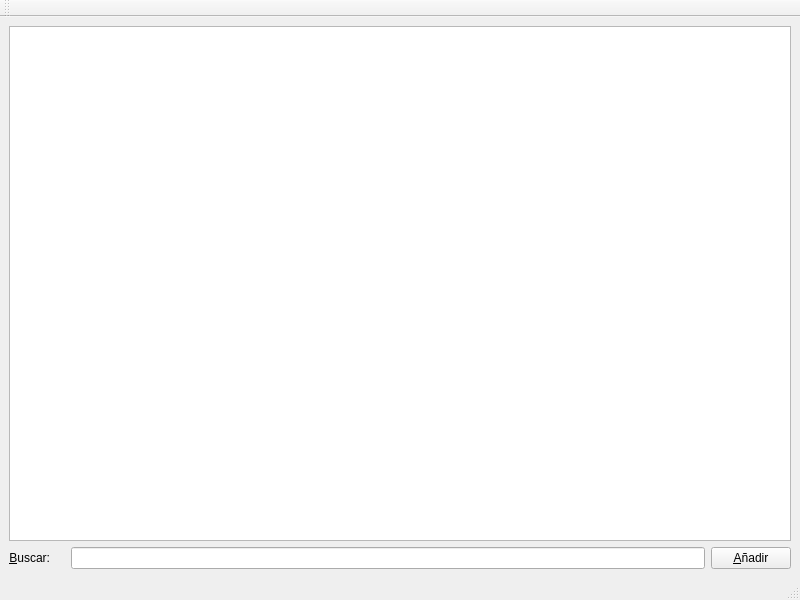
<?xml version="1.0" encoding="UTF-8"?>
<ui version="4.0">
 <class>frmAccounts</class>
 <widget class="QMainWindow" name="frmAccounts">
  <property name="geometry">
   <rect>
    <x>0</x>
    <y>0</y>
    <width>800</width>
    <height>600</height>
   </rect>
  </property>
  <property name="windowTitle">
   <string>Cuentas Contables</string>
  </property>
  <widget class="QWidget" name="centralwidget">
   <layout class="QGridLayout" name="gridLayout">
    <item row="0" column="0" colspan="3">
     <widget class="QTreeView" name="accountsTree">
      <property name="editTriggers">
       <set>QAbstractItemView::NoEditTriggers</set>
      </property>
     </widget>
    </item>
    <item row="1" column="0">
     <widget class="QLabel" name="label">
      <property name="text">
       <string>&amp;Buscar:</string>
      </property>
      <property name="alignment">
       <set>Qt::AlignRight|Qt::AlignTrailing|Qt::AlignVCenter</set>
      </property>
      <property name="indent">
       <number>15</number>
      </property>
      <property name="buddy">
       <cstring>txtSearch</cstring>
      </property>
     </widget>
    </item>
    <item row="1" column="1">
     <widget class="QLineEdit" name="txtSearch"/>
    </item>
    <item row="1" column="2">
     <widget class="QPushButton" name="btnAdd">
      <property name="text">
       <string>&amp;Añadir</string>
      </property>
      <property name="icon">
       <iconset resource="res.qrc">
        <normaloff>:/icons/res/list-add.png</normaloff>:/icons/res/list-add.png</iconset>
      </property>
     </widget>
    </item>
   </layout>
  </widget>
  <widget class="QStatusBar" name="statusbar"/>
  <widget class="QToolBar" name="toolBar">
   <property name="windowTitle">
    <string>toolBar</string>
   </property>
   <attribute name="toolBarArea">
    <enum>TopToolBarArea</enum>
   </attribute>
   <attribute name="toolBarBreak">
    <bool>false</bool>
   </attribute>
  </widget>
 </widget>
 <resources>
  <include location="res.qrc"/>
 </resources>
 <connections/>
</ui>
